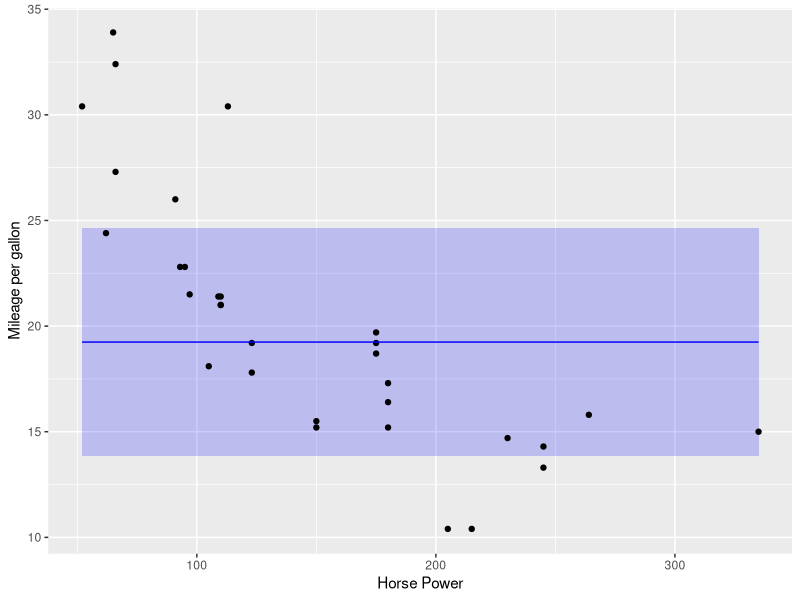

Generate this figure with R:
## ---- chunk 1
# Load mtcars data set
data(mtcars)
mtcars$am <- as.factor(mtcars$am)
levels(mtcars$am) <- c("Auto", "Manual")

str(mtcars)
## ---- chunk 2
library(ggplot2)

fit <- lm(mpg ~ am + wt + hp, data = mtcars)

# New data frame for prediction
    new <- data.frame(am = "Auto",
                      wt = mean(mtcars$wt),
                      hp = mean(mtcars$hp))

    # Prediction
    pred <-
      cbind(mtcars,
            predict(fit, new, interval = "prediction", level = 0.95))
    
    # Plot the prediction with 95% confidence internval
    ggplot(pred, aes(x = hp)) +
      labs(x="Horse Power", y="Mileage per gallon") +
      geom_ribbon(aes(ymin = lwr, ymax = upr),
                  fill = "blue",
                  alpha = 0.2) +
      geom_point(aes(y = mpg)) +
      geom_line(aes(y = fit), colour = "blue", size = 0.5)

